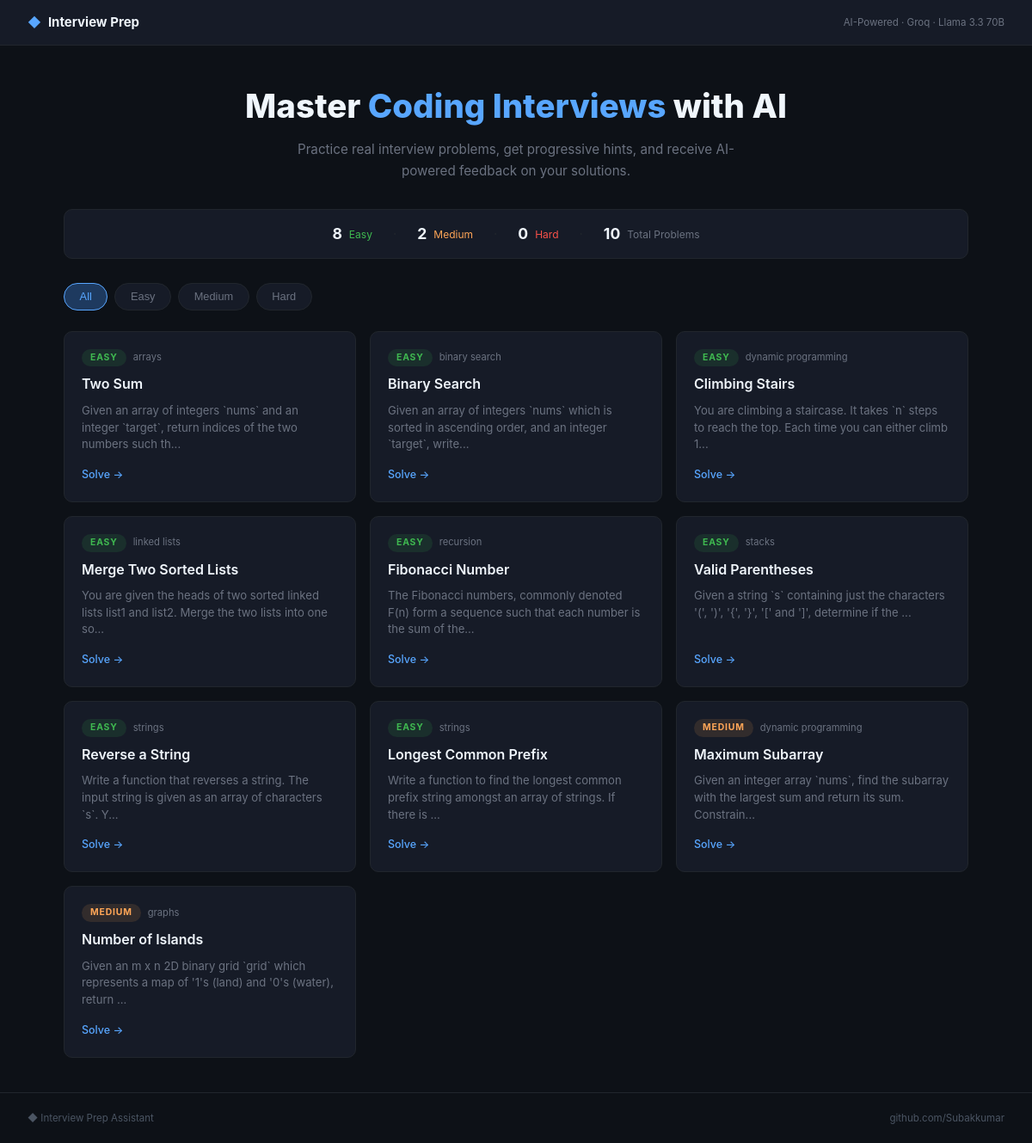
The page / on the database its author committed.
### models.py (models this page shows, shortened)
class Problem(db.Model):
    id          = db.Column(db.Integer, primary_key=True)
    title       = db.Column(db.String(255), nullable=False)
    description = db.Column(db.Text, nullable=False)
    difficulty  = db.Column(db.String(20))   # easy / medium / hard
    category    = db.Column(db.String(50))   # arrays, dp, graphs, etc.
    examples    = db.Column(db.Text)         # JSON
    test_cases  = db.Column(db.Text)         # JSON
    created_at  = db.Column(db.DateTime, default=datetime.utcnow)

### app.py (the view)
@app.route('/')
def index():
    problems = Problem.query.order_by(Problem.difficulty, Problem.category).all()
    by_diff  = {'easy': [], 'medium': [], 'hard': []}
    for p in problems:
        by_diff.setdefault(p.difficulty, []).append(p)
    return render_template('index.html', problems=problems, by_diff=by_diff)

### templates/index.html (shortened to what this page needs)
<!DOCTYPE html>
<html lang="en">
<head>
<link rel="stylesheet" href="{{ url_for('static', filename='style.css') }}"/>
</head>
<body>
<nav class="navbar">
  <div class="nav-brand"><span class="brand-icon">◆</span> Interview Prep</div>
  <div class="nav-tag">AI-Powered · Groq · Llama 3.3 70B</div>
</nav>
<main class="container">
  <div class="hero">
    <h1>Master <span class="accent">Coding Interviews</span> with AI</h1>
    <p class="hero-sub">Practice real interview problems, get progressive hints, and receive AI-powered feedback on your solutions.</p>
  </div>
  <div class="stats-bar">
    <div class="stat-item">
      <span class="stat-val">{{ by_diff['easy']|length }}</span>
      <span class="stat-lbl easy-color">Easy</span>
    </div>
    <div class="stat-sep">·</div>
    <div class="stat-item">
      <span class="stat-val">{{ by_diff['medium']|length }}</span>
      <span class="stat-lbl med-color">Medium</span>
    </div>
    <div class="stat-sep">·</div>
    <div class="stat-item">
      <span class="stat-val">{{ by_diff['hard']|length }}</span>
      <span class="stat-lbl hard-color">Hard</span>
    </div>
    <div class="stat-sep">·</div>
    <div class="stat-item">
      <span class="stat-val">{{ problems|length }}</span>
      <span class="stat-lbl">Total Problems</span>
    </div>
  </div>
  <div class="filters">
    <button class="filter-btn active" data-filter="all">All</button>
    <button class="filter-btn easy-btn"   data-filter="easy">Easy</button>
    <button class="filter-btn med-btn"    data-filter="medium">Medium</button>
    <button class="filter-btn hard-btn"   data-filter="hard">Hard</button>
  </div>
  <div class="problem-grid" id="problem-grid">
    {% for problem in problems %}
    <a href="/problem/{{ problem.id }}" class="problem-card {{ problem.difficulty }}"
       data-difficulty="{{ problem.difficulty }}">
      <div class="pc-top">
        <span class="pc-diff {{ problem.difficulty }}">{{ problem.difficulty }}</span>
        <span class="pc-cat">{{ problem.category }}</span>
      </div>
      <div class="pc-title">{{ problem.title }}</div>
      <div class="pc-desc">{{ problem.description[:100] }}...</div>
      <div class="pc-footer">
        <span class="pc-solve">Solve →</span>
      </div>
    </a>
    {% endfor %}
  </div>
</main>
<footer class="footer">
  <span>◆ Interview Prep Assistant</span>
  <span>github.com/Subakkumar</span>
</footer>
</body>
</html>

### static/style.css (style rules this page uses)
*, *::before, *::after { box-sizing: border-box; margin: 0; padding: 0; }
body { font-family: -apple-system, BlinkMacSystemFont, 'Segoe UI', sans-serif; background: #0d1117; color: #e2e8f0; min-height: 100vh; font-size: 15px; line-height: 1.6; }
.navbar { display: flex; align-items: center; justify-content: space-between; padding: .875rem 2rem; background: #161b27; border-bottom: 1px solid #21262d; position: sticky; top: 0; z-index: 100; }
.nav-brand { display: flex; align-items: center; gap: .5rem; font-weight: 700; color: #f0f6fc; }
.brand-icon { color: #58a6ff; }
.nav-tag { font-size: .72rem; color: #6b7280; }
.container { max-width: 1100px; margin: 0 auto; padding: 2.5rem 1.5rem; }
.hero { text-align: center; margin-bottom: 2rem; }
.hero h1 { font-size: clamp(1.8rem,4vw,2.4rem); font-weight: 800; color: #f0f6fc; margin-bottom: .5rem; }
.accent { color: #58a6ff; }
.hero-sub { color: #6b7280; max-width: 560px; margin: 0 auto; font-size: .95rem; }
.stats-bar { display: flex; align-items: center; justify-content: center; gap: 1.5rem; margin-bottom: 1.75rem; background: #161b27; border: 1px solid #21262d; border-radius: 10px; padding: .875rem 2rem; }
.stat-item { display: flex; align-items: center; gap: .5rem; }
.stat-val { font-weight: 700; font-size: 1.1rem; color: #f0f6fc; }
.stat-lbl { font-size: .75rem; color: #6b7280; }
.stat-sep { color: #21262d; }
.easy-color { color: #3fb950; }
.med-color { color: #ffa657; }
.hard-color { color: #f85149; }
.filters { display: flex; gap: .5rem; margin-bottom: 1.5rem; }
.filter-btn { background: #161b27; border: 1px solid #21262d; color: #6b7280; padding: .45rem 1.1rem; border-radius: 20px; font-size: .8rem; cursor: pointer; transition: all .2s; }
.filter-btn.active { background: #1e3a5f; color: #58a6ff; border-color: #58a6ff; }
.problem-grid { display: grid; grid-template-columns: repeat(auto-fill, minmax(300px, 1fr)); gap: 1rem; }
.problem-card { background: #161b27; border: 1px solid #21262d; border-radius: 10px; padding: 1.25rem; text-decoration: none; color: inherit; transition: all .2s; display: flex; flex-direction: column; gap: .5rem; }
.pc-top { display: flex; align-items: center; gap: .5rem; }
.pc-diff { font-size: .65rem; font-weight: 700; text-transform: uppercase; letter-spacing: .08em; padding: 2px 10px; border-radius: 20px; }
.pc-diff.easy { background: rgba(63,185,80,.12); color: #3fb950; }
.pc-diff.medium { background: rgba(255,166,87,.12); color: #ffa657; }
.pc-cat { font-size: .7rem; color: #6b7280; }
.pc-title { font-size: 1rem; font-weight: 600; color: #f0f6fc; }
.pc-desc { font-size: .82rem; color: #6b7280; line-height: 1.5; flex: 1; }
.pc-footer { margin-top: .25rem; }
.pc-solve { font-size: .78rem; color: #58a6ff; font-weight: 500; }
.footer { border-top: 1px solid #21262d; padding: 1.25rem 2rem; display: flex; justify-content: space-between; font-size: .72rem; color: #4b5563; }

### rows shown on the page
Problem: difficulty "EASY", category "arrays", title "Two Sum", description "Given an array of integers `nums` and an integer `target`, return indices of the two numbers such th"
Problem: difficulty "EASY", category "binary search", title "Binary Search", description "Given an array of integers `nums` which is sorted in ascending order, and an integer `target`, write"
Problem: difficulty "EASY", category "dynamic programming", title "Climbing Stairs", description "You are climbing a staircase. It takes `n` steps to reach the top. Each time you can either climb 1"
Problem: difficulty "EASY", category "linked lists", title "Merge Two Sorted Lists", description "You are given the heads of two sorted linked lists list1 and list2. Merge the two lists into one so"
Problem: difficulty "EASY", category "recursion", title "Fibonacci Number", description "The Fibonacci numbers, commonly denoted F(n) form a sequence such that each number is the sum of the"
Problem: difficulty "EASY", category "stacks", title "Valid Parentheses", description "Given a string `s` containing just the characters '(', ')', '{', '}', '[' and ']', determine if the"
Problem: difficulty "EASY", category "strings", title "Reverse a String", description "Write a function that reverses a string. The input string is given as an array of characters `s`. Y"
Problem: difficulty "EASY", category "strings", title "Longest Common Prefix", description "Write a function to find the longest common prefix string amongst an array of strings. If there is"
Problem: difficulty "MEDIUM", category "dynamic programming", title "Maximum Subarray", description "Given an integer array `nums`, find the subarray with the largest sum and return its sum. Constrain"
Problem: difficulty "MEDIUM", category "graphs", title "Number of Islands", description "Given an m x n 2D binary grid `grid` which represents a map of '1's (land) and '0's (water), return"

### other values the page prints
{{ by_diff['easy']|length }} "8"
{{ by_diff['medium']|length }} "2"
{{ by_diff['hard']|length }} "0"
{{ problems|length }} "10"
